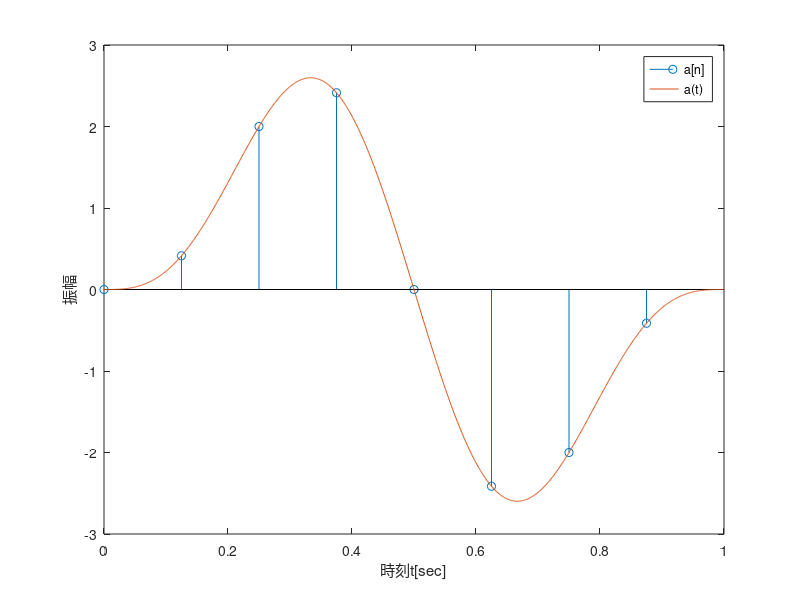
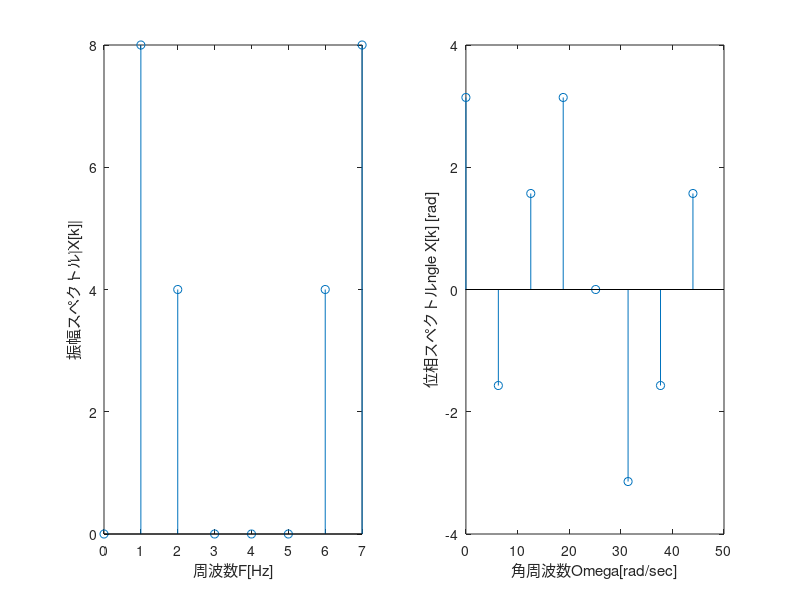

The MATLAB script that drew these images, in order:
A=1;
theta=0;
D=0;
T0=1;
F0 = 1/ T0;
N = 8;
Ts = 1/N;
n = 0:N-1;

an = A*sin(2*pi*F0*n*Ts+theta) + D;
an = 2*sin(2*pi*1*n*Ts+0)+1*sin(2*pi*2*n*Ts+pi)+0;
figure(1);
stem(n* Ts,an);
xlabel("時刻t[sec]");
ylabel("振幅");
%------------2-----------
hold on;
N=1000;
na = 0:N-1;
Tsa= 1/N;
at = A*sin(2*pi*F0*na*Tsa+theta) + D;
at = 2*sin(2*pi*1*na*Tsa+0)+1*sin(2*pi*2*na*Tsa+pi)+0;
plot(na*Tsa,at);
legend("a[n]","a(t)");
hold off;
%----------4------------
N=8;
k=0:7;
omega = 2 * pi * k /N;
f = omega / 2/ pi;
Fs = 1/Ts;
Omega = omega * Fs;
F = Omega /2/pi;
%-----------3----------------
Xk = fft(an,N);
amp = abs(Xk);
phase = angle(fix(Xk));
figure(2);
subplot(1,2,1);
stem(F, amp);
xlabel("周波数F[Hz]")
ylabel("振幅スペクトル|X[k]|")
subplot(1,2,2);
stem(Omega,phase);
xlabel("角周波数\Omega[rad/sec]")
ylabel("位相スペクトル\angle X[k] [rad]")
